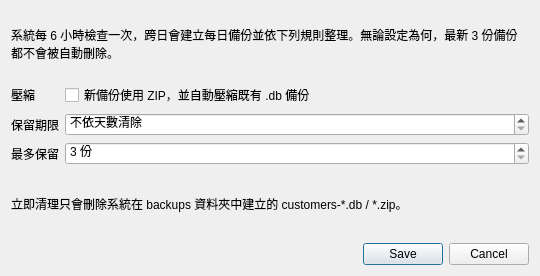
<?xml version="1.0" encoding="UTF-8"?>
<ui version="4.0">
 <class>backupManagementDialogContent</class>
 <widget class="QWidget" name="backupManagementDialogContent">
  <property name="geometry">
   <rect>
    <x>0</x>
    <y>0</y>
    <width>540</width>
    <height>276</height>
   </rect>
  </property>
  <property name="minimumSize">
   <size>
    <width>540</width>
    <height>0</height>
   </size>
  </property>
  <property name="windowTitle">
   <string>備份管理</string>
  </property>
  <layout class="QVBoxLayout" name="backupManagementLayout">
   <property name="spacing">
    <number>6</number>
   </property>
   <property name="leftMargin">
    <number>11</number>
   </property>
   <property name="topMargin">
    <number>11</number>
   </property>
   <property name="rightMargin">
    <number>11</number>
   </property>
   <property name="bottomMargin">
    <number>11</number>
   </property>
   <item>
    <widget class="QLabel" name="descriptionLabel">
     <property name="text">
      <string>系統每 6 小時檢查一次，跨日會建立每日備份並依下列規則整理。無論設定為何，最新 3 份備份都不會被自動刪除。</string>
     </property>
     <property name="wordWrap">
      <bool>true</bool>
     </property>
    </widget>
   </item>
   <item>
    <layout class="QFormLayout" name="policyForm">
     <property name="horizontalSpacing">
      <number>6</number>
     </property>
     <property name="verticalSpacing">
      <number>6</number>
     </property>
     <property name="leftMargin">
      <number>0</number>
     </property>
     <property name="topMargin">
      <number>0</number>
     </property>
     <property name="rightMargin">
      <number>0</number>
     </property>
     <property name="bottomMargin">
      <number>0</number>
     </property>
     <item row="0" column="0">
      <widget class="QLabel" name="compressLabel">
       <property name="text">
        <string>壓縮</string>
       </property>
      </widget>
     </item>
     <item row="0" column="1">
      <widget class="CheckBox" name="compressCheckBox">
       <property name="text">
        <string>新備份使用 ZIP，並自動壓縮既有 .db 備份</string>
       </property>
      </widget>
     </item>
     <item row="1" column="0">
      <widget class="QLabel" name="retentionDaysLabel">
       <property name="text">
        <string>保留期限</string>
       </property>
      </widget>
     </item>
     <item row="1" column="1">
      <widget class="SpinBox" name="retentionDaysSpin">
       <property name="specialValueText">
        <string>不依天數清除</string>
       </property>
       <property name="suffix">
        <string> 天</string>
       </property>
       <property name="maximum">
        <number>3650</number>
       </property>
      </widget>
     </item>
     <item row="2" column="0">
      <widget class="QLabel" name="maxCountLabel">
       <property name="text">
        <string>最多保留</string>
       </property>
      </widget>
     </item>
     <item row="2" column="1">
      <widget class="SpinBox" name="maxCountSpin">
       <property name="suffix">
        <string> 份</string>
       </property>
       <property name="minimum">
        <number>3</number>
       </property>
       <property name="maximum">
        <number>9999</number>
       </property>
      </widget>
     </item>
    </layout>
   </item>
   <item>
    <widget class="QLabel" name="hintLabel">
     <property name="text">
      <string>立即清理只會刪除系統在 backups 資料夾中建立的 customers-*.db / *.zip。</string>
     </property>
     <property name="wordWrap">
      <bool>true</bool>
     </property>
    </widget>
   </item>
   <item>
    <widget class="DialogButtonBox" name="buttonBox">
     <property name="standardButtons">
      <set>QDialogButtonBox::Cancel|QDialogButtonBox::Save</set>
     </property>
    </widget>
   </item>
  </layout>
 </widget>
 <customwidgets>
 <customwidget>
  <class>CheckBox</class>
  <extends>QCheckBox</extends>
  <header>qfluentwidgets</header>
 </customwidget>
 <customwidget>
  <class>SpinBox</class>
  <extends>QSpinBox</extends>
  <header>qfluentwidgets</header>
 </customwidget>
  <customwidget>
  <class>DialogButtonBox</class>
  <extends>QDialogButtonBox</extends>
  <header>customer_fluent</header>
 </customwidget>
 </customwidgets>
 <resources />
 <connections />
</ui>
